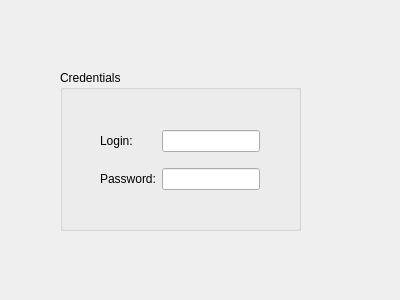
<?xml version="1.0" encoding="UTF-8"?>
<ui version="4.0">
 <class>Form</class>
 <widget class="QWidget" name="Form">
  <property name="geometry">
   <rect>
    <x>0</x>
    <y>0</y>
    <width>400</width>
    <height>300</height>
   </rect>
  </property>
  <property name="windowTitle">
   <string>Form</string>
  </property>
  <widget class="QGroupBox" name="groupBox">
   <property name="geometry">
    <rect>
     <x>60</x>
     <y>70</y>
     <width>241</width>
     <height>161</height>
    </rect>
   </property>
   <property name="title">
    <string>Credentials</string>
   </property>
   <widget class="QWidget" name="gridLayoutWidget">
    <property name="geometry">
     <rect>
      <x>40</x>
      <y>50</y>
      <width>160</width>
      <height>80</height>
     </rect>
    </property>
    <layout class="QGridLayout" name="gridLayout">
     <item row="0" column="1">
      <widget class="QLineEdit" name="lineEdit"/>
     </item>
     <item row="1" column="1">
      <widget class="QLineEdit" name="lineEdit_2"/>
     </item>
     <item row="0" column="0">
      <widget class="QLabel" name="label">
       <property name="text">
        <string>Login:</string>
       </property>
      </widget>
     </item>
     <item row="1" column="0">
      <widget class="QLabel" name="label_2">
       <property name="text">
        <string>Password:</string>
       </property>
      </widget>
     </item>
    </layout>
   </widget>
  </widget>
 </widget>
 <resources/>
 <connections/>
</ui>
